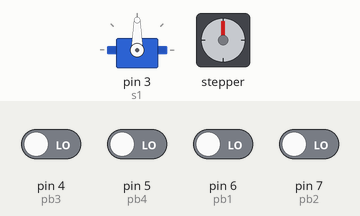
This sketch was run on a simulated Arduino Uno, built with avr-gcc and run on an emulated ATmega328P. Parts: servo, stepper motor. Inputs (shaded band) come from the test bench; at power-on: pin 4 (pb3), pin 5 (pb4), pin 6 (pb1), pin 7 (pb2) LOW. Stepper angles assume 2048 steps per turn.

Above: at 1.2 s.
1.3 s: pin 4 (pb3) driven HIGH
7.3 s: pin 4 (pb3) driven LOW and pin 6 (pb1) driven HIGH
10.3 s: pin 6 (pb1) driven LOW
At 11.3 s:
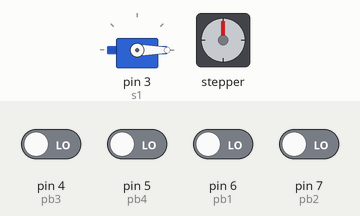
11.8 s: pin 7 (pb2) driven HIGH
At 12.25 s:
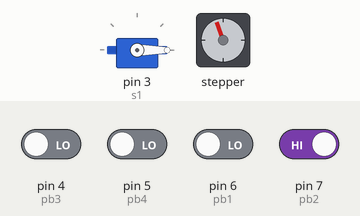
17.8 s: pin 5 (pb4) driven HIGH
At 18.5 s:
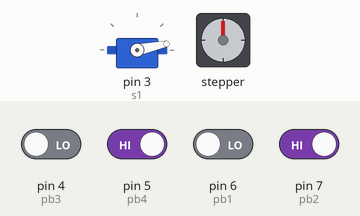
Timing chart, 0 to 26.4 s (numbered marks = the images above; inputs shaded):
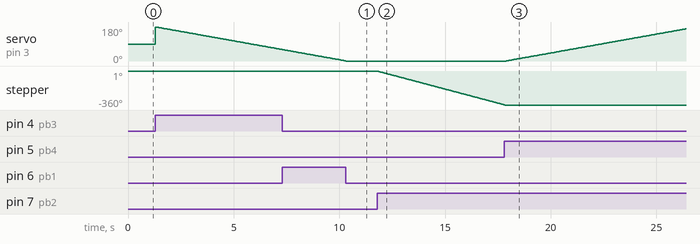

Measured:
- after the input at 10.3 s, stepper: stops changing and stays 0°
- after the input at 11.8 s, stepper: keeps turning counter-clockwise at about 60°/s, starting at once
- after the input at 17.8 s, servo on pin 3 (s1): moves from 0° to 170° over 8.5 s, starting after 0.10 s; stepper: goes on until 17.8 s, then stays -360°

The sketch:

Laboratorio_6_-_Stepper_y_Arduino.ino
```cpp
//Se incluyen Librerias
#include <Stepper.h>
#include <Servo.h>

int StepsPerRevolution = 2048; //Pasos que tiene que dar el Steppera para dar una Vuelta
Stepper myStepper(StepsPerRevolution,9,10,11,12); //Pines declarados para Stepper

//Variables para el Servomotor
int x;
Servo s1;

//PushButtons
const int pb1 = 6;
const int pb2 = 7;
const int pb3 = 4;
const int pb4 = 5;

//Velocidades
int Velocidad = 10; //Desde 8 - 14; En Stepper
int VelocidadS = 50; //En Servomotor

void setup() {

  //Variables Generales
  s1.attach(3);
  myStepper.setSpeed(Velocidad);
  pinMode(pb1,INPUT);
  pinMode(pb2,INPUT);
  pinMode(pb3,INPUT);
  pinMode(pb4,INPUT);
}

void loop() {

 //Giro a la Derecha con Stepper
 if(digitalRead(pb1) == HIGH){
  myStepper.step(StepsPerRevolution);
 }

 //Giro a la Izquierda con Stepper
 if(digitalRead(pb2) == HIGH){
  myStepper.step(-StepsPerRevolution);
 }

 //Giro a la Izquierda con Servo
 if(digitalRead(pb3) == HIGH){
  for(x = 180 ; x >= 0; x--){
  s1.write(x);
  delay(VelocidadS);
 }
 }

 //Giro a la Derecha con Servo
 if(digitalRead(pb4) == HIGH){
  for(x = 0 ; x <= 180; x++){
  s1.write(x);
  delay(VelocidadS);
  }
 }

}
```
